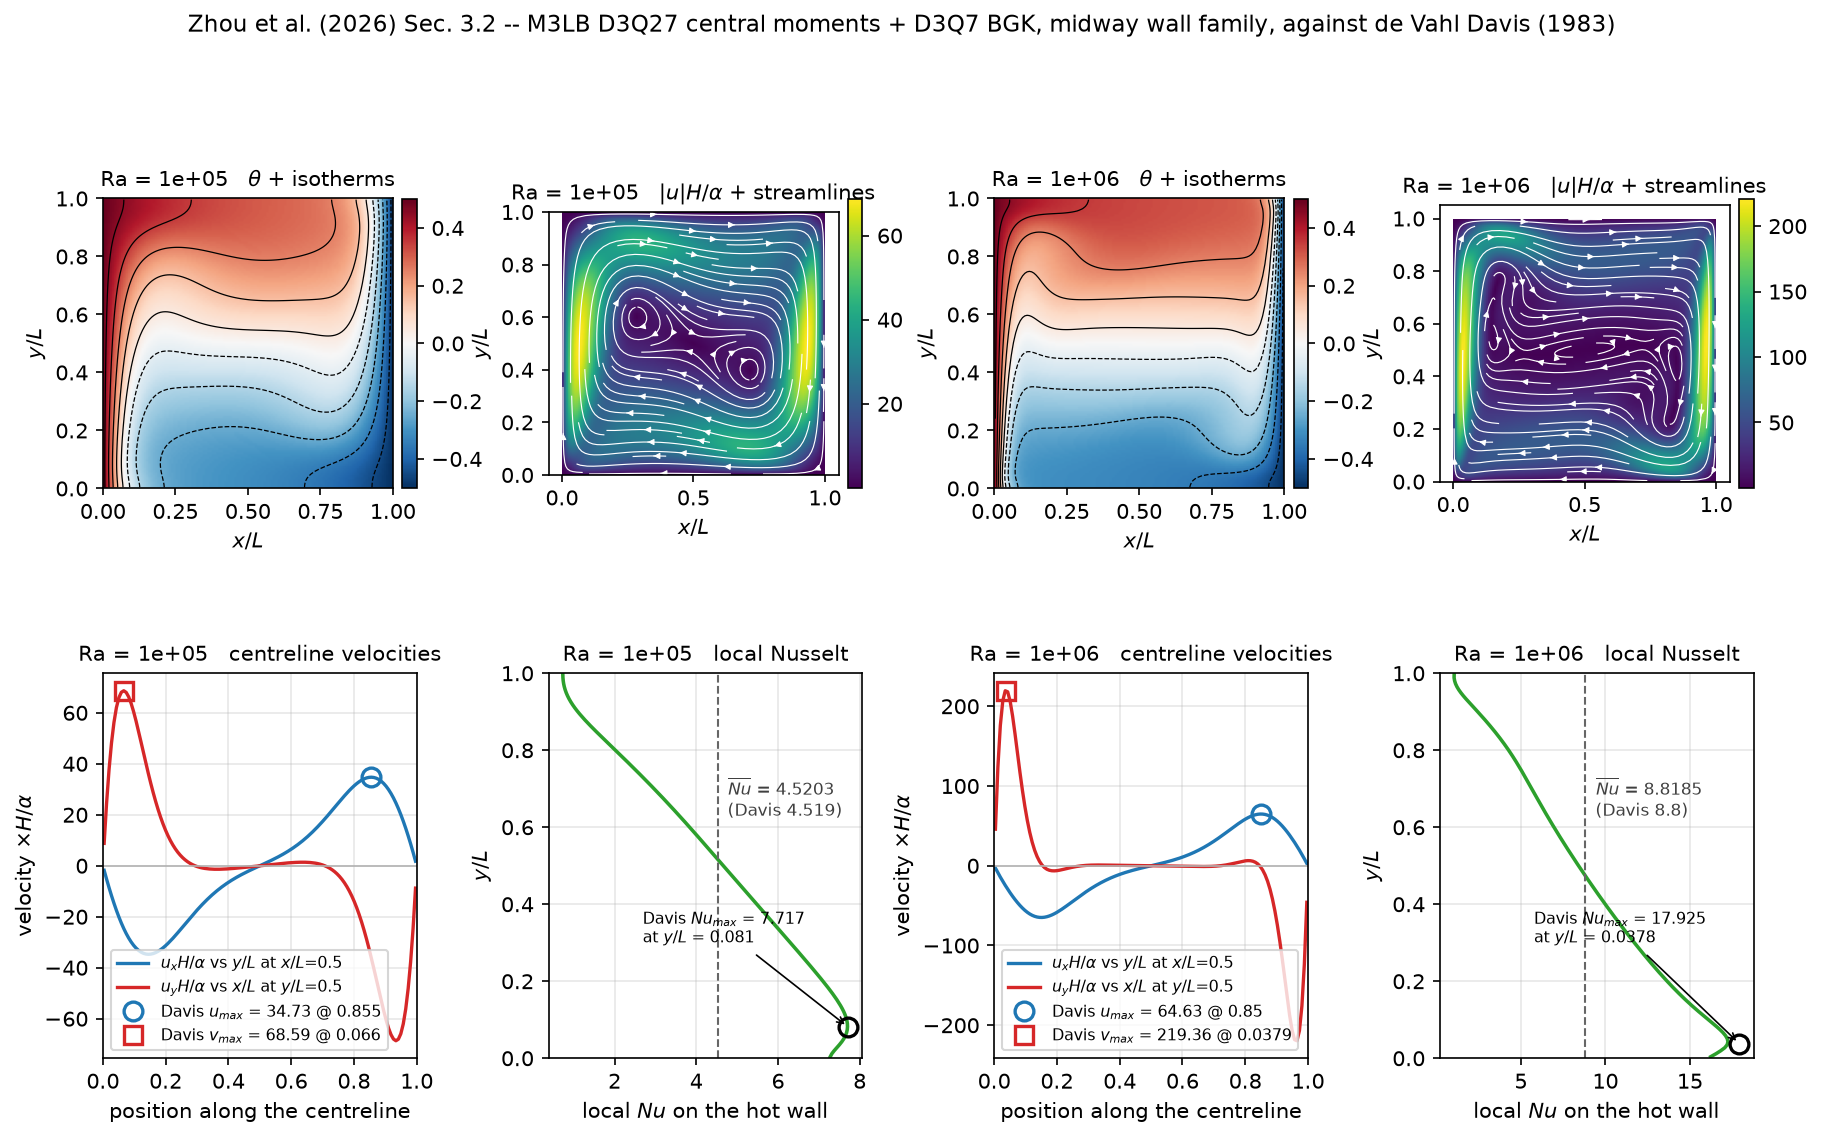

This chart was generated by the following Python code:
#!/usr/bin/env python3
# NOTE ON DEPENDENCIES. Needs numpy and matplotlib; the SYSTEM python on the
# development machine has neither. A throwaway venv is enough:
#     python3 -m venv /tmp/v && /tmp/v/bin/pip install numpy matplotlib
#     /tmp/v/bin/python doc/fig/zhou_natural_convection.py out.png
"""Zhou et al. (2026) Sec. 3.2: natural convection in a differentially heated
square cavity at Ra = 1e5 and 1e6, against de Vahl Davis (1983).

Row 1  isotherms over the temperature field, and streamlines over the speed.
Row 2  the two centreline velocity profiles and the local Nusselt number on the
       hot wall, with de Vahl Davis's tabulated peaks marked.

Reads results/J_zhou_thermal/nat2d_N*_ra<Ra>_<op>_{temp,ux,uy}.dat (figdump raw:
int32 nx, int32 ny, then nx*ny float32, x fastest) and *_centrelines.dat.
"""
import glob, sys
import numpy as np
import matplotlib
matplotlib.use("Agg")
import matplotlib.pyplot as plt

out = sys.argv[1] if len(sys.argv) > 1 else "doc/fig/zhou_natural_convection.png"
D = "results/J_zhou_thermal"

def raw(path):
    with open(path, "rb") as fh:
        nx, ny = np.fromfile(fh, dtype=np.int32, count=2)
        return np.fromfile(fh, dtype=np.float32, count=nx * ny).reshape(ny, nx)

def newest(pat):
    f = sorted(glob.glob(pat))
    return f[-1] if f else None

# de Vahl Davis (1983), Richardson-extrapolated benchmark
DAVIS = {"1e+05": dict(nu=4.519, umax=34.73, yu=0.855, vmax=68.59, xv=0.066,
                       numax=7.717, ynumax=0.081),
         "1e+06": dict(nu=8.800, umax=64.63, yu=0.850, vmax=219.36, xv=0.0379,
                       numax=17.925, ynumax=0.0378)}

plt.rcParams.update({"font.size": 10})
fig = plt.figure(figsize=(14.2, 8.0))
gs = fig.add_gridspec(2, 4, height_ratios=[1.0, 0.92], hspace=0.30, wspace=0.42)

for col, ra in enumerate(("1e+05", "1e+06")):
    tf = newest(f"{D}/nat2d_N*_ra{ra}_*_temp.dat")
    cf = newest(f"{D}/nat2d_N*_ra{ra}_*_centrelines.dat")
    if tf is None:
        continue
    T = raw(tf)
    U = raw(tf.replace("_temp", "_ux"))
    V = raw(tf.replace("_temp", "_uy"))
    ny, nx = T.shape
    # interior only: row/column 0 and -1 are the wall nodes
    Ti, Ui, Vi = T[1:-1, 1:-1], U[1:-1, 1:-1], V[1:-1, 1:-1]
    H = Ti.shape[0]
    s = (np.arange(H) + 0.5) / H

    a = fig.add_subplot(gs[0, 2 * col])
    im = a.imshow(Ti, origin="lower", extent=(0, 1, 0, 1), cmap="RdBu_r",
                  vmin=-0.5, vmax=0.5, aspect="equal")
    a.contour(s, s, Ti, levels=np.linspace(-0.45, 0.45, 10), colors="k",
              linewidths=0.6)
    a.set_title(f"Ra = {float(ra):.0e}   $\\theta$ + isotherms", fontsize=10)
    a.set_xlabel("$x/L$"); a.set_ylabel("$y/L$")
    fig.colorbar(im, ax=a, fraction=0.046, pad=0.03)

    b = fig.add_subplot(gs[0, 2 * col + 1])
    spd = np.hypot(Ui, Vi)
    im2 = b.imshow(spd, origin="lower", extent=(0, 1, 0, 1), cmap="viridis",
                   aspect="equal")
    b.streamplot(s, s, Ui, Vi, color="w", density=1.05, linewidth=0.55,
                 arrowsize=0.6)
    b.set_title(f"Ra = {float(ra):.0e}   $|u|H/\\alpha$ + streamlines", fontsize=10)
    b.set_xlabel("$x/L$"); b.set_ylabel("$y/L$")
    fig.colorbar(im2, ax=b, fraction=0.046, pad=0.03)

    if cf is None:
        continue
    d = np.loadtxt(cf)
    sc, ux, uy, nul = d[:, 0], d[:, 3], d[:, 4], d[:, 5]
    dv = DAVIS[ra]

    # Both curves against POSITION on the shared abscissa: u_x sampled down the
    # vertical centreline, u_y across the horizontal one. Plotting one of them
    # transposed puts velocity on one axis and position on the other in the same
    # frame, which is what the first version of this script did.
    c = fig.add_subplot(gs[1, 2 * col])
    c.plot(sc, ux, "-", lw=1.6, color="tab:blue",
           label="$u_xH/\\alpha$ vs $y/L$ at $x/L$=0.5")
    c.plot(sc, uy, "-", lw=1.6, color="tab:red",
           label="$u_yH/\\alpha$ vs $x/L$ at $y/L$=0.5")
    c.plot([dv["yu"]], [dv["umax"]], "o", mfc="none", mec="tab:blue", ms=9,
           mew=1.6, label=f"Davis $u_{{max}}$ = {dv['umax']} @ {dv['yu']}")
    c.plot([dv["xv"]], [dv["vmax"]], "s", mfc="none", mec="tab:red", ms=9,
           mew=1.6, label=f"Davis $v_{{max}}$ = {dv['vmax']} @ {dv['xv']}")
    c.axhline(0, color="0.7", lw=0.8)
    c.set_xlabel("position along the centreline")
    c.set_ylabel("velocity $\\times H/\\alpha$")
    c.set_xlim(0, 1)
    c.set_title(f"Ra = {float(ra):.0e}   centreline velocities", fontsize=10)
    c.legend(fontsize=7.5, loc="best"); c.grid(alpha=0.3)

    e = fig.add_subplot(gs[1, 2 * col + 1])
    e.plot(nul, sc, "-", lw=1.7, color="tab:green")
    e.plot([dv["numax"]], [dv["ynumax"]], "o", mfc="none", mec="k", ms=9, mew=1.6)
    e.annotate(f"Davis $Nu_{{max}}$ = {dv['numax']}\nat $y/L$ = {dv['ynumax']}",
               xy=(dv["numax"], dv["ynumax"]), xytext=(0.30, 0.30),
               textcoords="axes fraction", fontsize=7.5,
               arrowprops=dict(arrowstyle="->", lw=0.8))
    e.axvline(nul.mean(), color="0.4", ls="--", lw=1.0)
    e.text(nul.mean(), 0.63, f"  $\\overline{{Nu}}$ = {nul.mean():.4f}\n"
           f"  (Davis {dv['nu']})", fontsize=8, color="0.25")
    e.set_xlabel("local $Nu$ on the hot wall"); e.set_ylabel("$y/L$")
    e.set_title(f"Ra = {float(ra):.0e}   local Nusselt", fontsize=10)
    e.grid(alpha=0.3); e.set_ylim(0, 1)

fig.suptitle("Zhou et al. (2026) Sec. 3.2 -- M3LB D3Q27 central moments + D3Q7 "
             "BGK, midway wall family, against de Vahl Davis (1983)", fontsize=11)
fig.savefig(out, dpi=150, bbox_inches="tight")
print("wrote", out)
